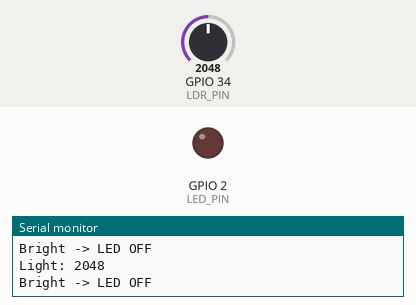
Recording of a sketch running on a simulated ESP32. Shown: output pins drawn as LEDs (lit = HIGH), the last lines printed to the serial monitor. Inputs (shaded band) come from the test bench; at power-on: GPIO 34 (LDR_PIN) = 2048.

Above: at 1.3 s.
1.4 s: GPIO 34 (LDR_PIN) set to 1938
At 2.2 s:
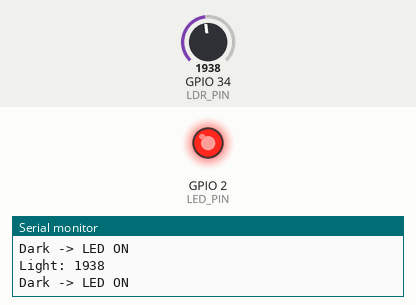
3.0 s: GPIO 34 (LDR_PIN) set to 2040
At 3.3 s:
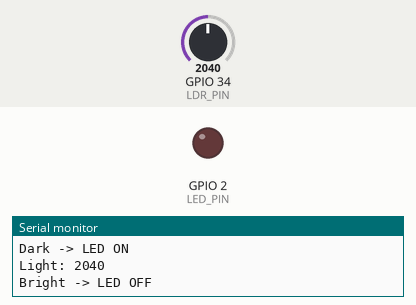
4.5 s: GPIO 34 (LDR_PIN) set to 1960
At 5.7 s:
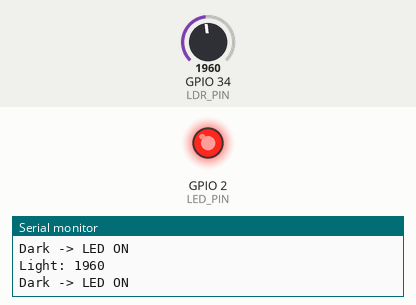
Timing chart, 0 to 7.5 s (numbered marks = the images above; inputs shaded):
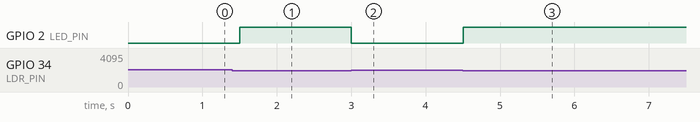

Measured:
- the behaviour switches between 2000 and 1999 on GPIO 34 (LDR_PIN) (found by bisection; images 0 and 1)
- after the input at 1.4 s, GPIO 2 (LED_PIN): LOW → HIGH after 0.10 s
- after the input at 3.0 s, GPIO 2 (LED_PIN): HIGH → LOW at once
- after the input at 4.5 s, GPIO 2 (LED_PIN): LOW → HIGH at once

The sketch:

sketch.ino
```cpp
const int LDR_PIN = 34;      // 电位器模拟光敏
const int LED_PIN = 2;
const int THRESHOLD = 2000;  // 阈值

void setup() {
  Serial.begin(115200);
  pinMode(LED_PIN, OUTPUT);
}

void loop() {
  int lightValue = analogRead(LDR_PIN);
  Serial.print("Light: ");
  Serial.println(lightValue);

  if (lightValue < THRESHOLD) {
    digitalWrite(LED_PIN, HIGH);
    Serial.println("Dark -> LED ON");
  } else {
    digitalWrite(LED_PIN, LOW);
    Serial.println("Bright -> LED OFF");
  }
  delay(500);
}
```
